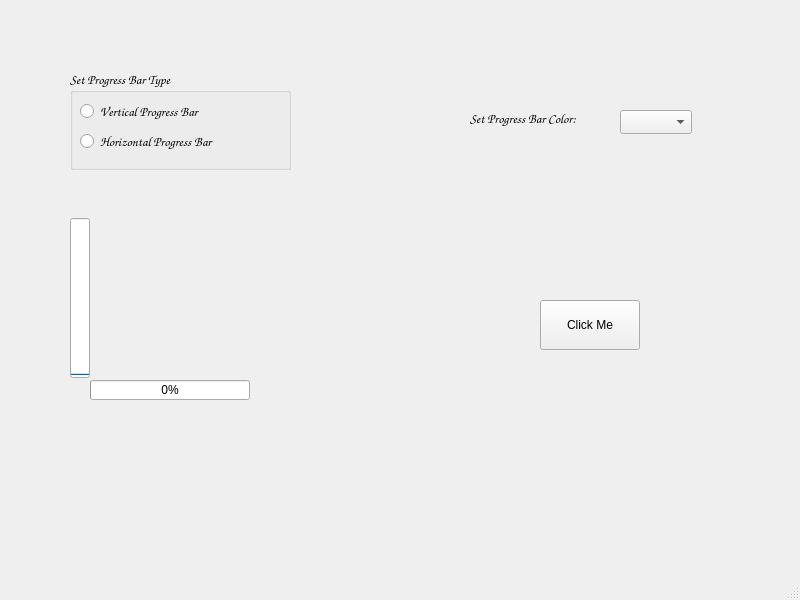
<?xml version="1.0" encoding="UTF-8"?>
<ui version="4.0">
 <class>MainWindow</class>
 <widget class="QMainWindow" name="MainWindow">
  <property name="geometry">
   <rect>
    <x>0</x>
    <y>0</y>
    <width>800</width>
    <height>600</height>
   </rect>
  </property>
  <property name="windowTitle">
   <string>Homework</string>
  </property>
  <widget class="QWidget" name="centralwidget">
   <widget class="QGroupBox" name="groupBox">
    <property name="geometry">
     <rect>
      <x>70</x>
      <y>70</y>
      <width>221</width>
      <height>100</height>
     </rect>
    </property>
    <property name="minimumSize">
     <size>
      <width>200</width>
      <height>100</height>
     </size>
    </property>
    <property name="font">
     <font>
      <family>Comic Sans MS</family>
      <pointsize>10</pointsize>
     </font>
    </property>
    <property name="title">
     <string>Set Progress Bar Type</string>
    </property>
    <property name="flat">
     <bool>false</bool>
    </property>
    <widget class="QRadioButton" name="vert_prog_button">
     <property name="geometry">
      <rect>
       <x>10</x>
       <y>30</y>
       <width>161</width>
       <height>22</height>
      </rect>
     </property>
     <property name="text">
      <string>Vertical Progress Bar</string>
     </property>
    </widget>
    <widget class="QRadioButton" name="horiz_prog_button">
     <property name="geometry">
      <rect>
       <x>10</x>
       <y>60</y>
       <width>171</width>
       <height>22</height>
      </rect>
     </property>
     <property name="text">
      <string>Horizontal Progress Bar</string>
     </property>
    </widget>
   </widget>
   <widget class="QComboBox" name="color_prog_bar">
    <property name="geometry">
     <rect>
      <x>620</x>
      <y>110</y>
      <width>72</width>
      <height>24</height>
     </rect>
    </property>
    <property name="currentText">
     <string/>
    </property>
   </widget>
   <widget class="QLabel" name="set_color">
    <property name="geometry">
     <rect>
      <x>470</x>
      <y>110</y>
      <width>141</width>
      <height>16</height>
     </rect>
    </property>
    <property name="font">
     <font>
      <family>Comic Sans MS</family>
      <pointsize>10</pointsize>
     </font>
    </property>
    <property name="text">
     <string>Set Progress Bar Color:</string>
    </property>
   </widget>
   <widget class="QPushButton" name="toggle_button">
    <property name="geometry">
     <rect>
      <x>540</x>
      <y>300</y>
      <width>100</width>
      <height>50</height>
     </rect>
    </property>
    <property name="minimumSize">
     <size>
      <width>100</width>
      <height>50</height>
     </size>
    </property>
    <property name="text">
     <string>Click Me</string>
    </property>
    <property name="checkable">
     <bool>true</bool>
    </property>
   </widget>
   <widget class="QProgressBar" name="vert_progress_bar">
    <property name="enabled">
     <bool>true</bool>
    </property>
    <property name="geometry">
     <rect>
      <x>70</x>
      <y>218</y>
      <width>20</width>
      <height>160</height>
     </rect>
    </property>
    <property name="minimumSize">
     <size>
      <width>20</width>
      <height>160</height>
     </size>
    </property>
    <property name="maximum">
     <number>10</number>
    </property>
    <property name="value">
     <number>0</number>
    </property>
    <property name="textVisible">
     <bool>true</bool>
    </property>
    <property name="orientation">
     <enum>Qt::Vertical</enum>
    </property>
    <property name="textDirection">
     <enum>QProgressBar::BottomToTop</enum>
    </property>
   </widget>
   <widget class="QProgressBar" name="horiz_progress_bar">
    <property name="enabled">
     <bool>true</bool>
    </property>
    <property name="geometry">
     <rect>
      <x>90</x>
      <y>380</y>
      <width>160</width>
      <height>20</height>
     </rect>
    </property>
    <property name="minimumSize">
     <size>
      <width>160</width>
      <height>20</height>
     </size>
    </property>
    <property name="maximum">
     <number>10</number>
    </property>
    <property name="value">
     <number>0</number>
    </property>
    <property name="textVisible">
     <bool>true</bool>
    </property>
    <property name="textDirection">
     <enum>QProgressBar::TopToBottom</enum>
    </property>
   </widget>
  </widget>
  <widget class="QMenuBar" name="menubar">
   <property name="geometry">
    <rect>
     <x>0</x>
     <y>0</y>
     <width>800</width>
     <height>21</height>
    </rect>
   </property>
  </widget>
  <widget class="QStatusBar" name="statusbar"/>
 </widget>
 <resources/>
 <connections/>
</ui>
